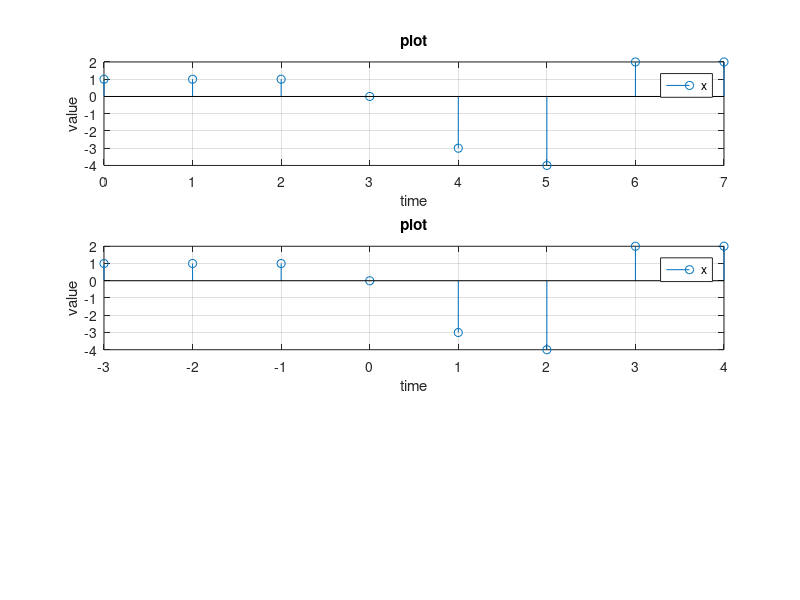

Recreate this plot in MATLAB. (Note: this script raises an error after producing the figure.)
x = [1,1,1,0,-3,-4,2,2]
t = [0:1:7]
s_t = t - 3
subplot(3,1,1),
stem(t,x),grid on;
xlabel('time');
ylabel('value');
legend('x');
title('plot');

subplot(3,1,2),
stem(s_t,x),grid on;
xlabel('time');
ylabel('value');
legend('x');
title('plot');
axis([-3 4 3 -5])

r_x=zeros(1,length(x))
i=8;
while i>=1
    r_x(9-i) = x(i)
    i = i - 1;
end

subplot(3,1,3),
stem(s_t,r_x),grid on;
xlabel('time');
ylabel('value');
legend('x');
title('plot');
axis([-3 4 3 -5])